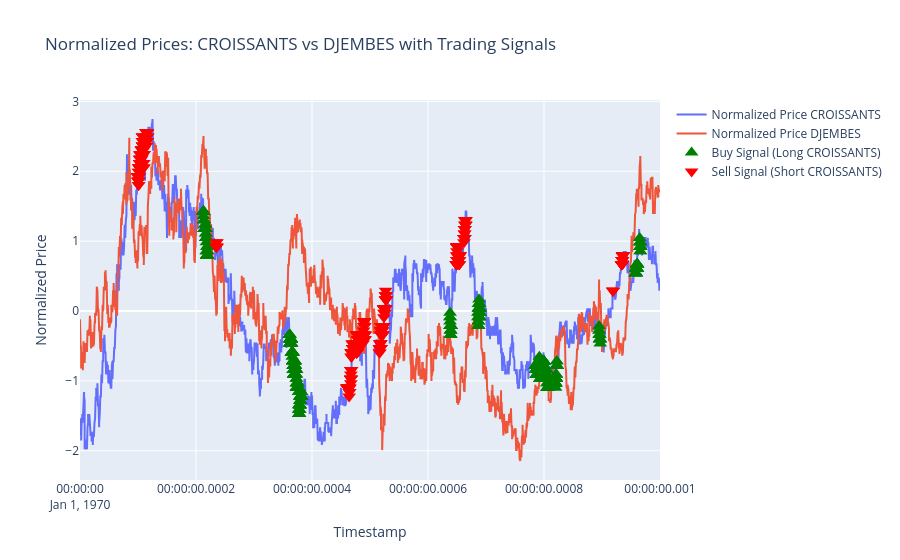
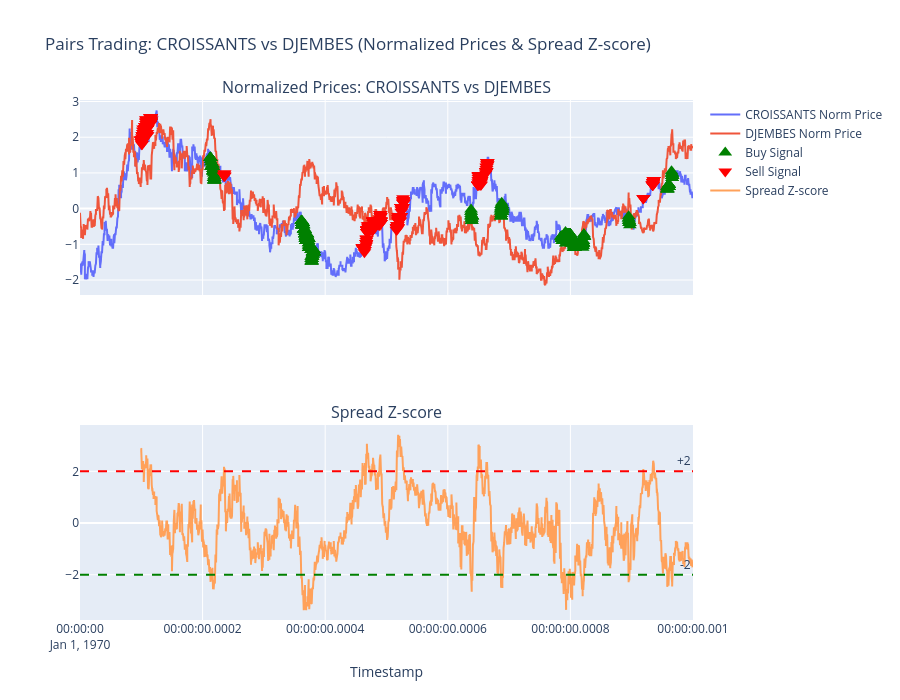

The notebook cell saved with these charts, in order:
### Code cell
# Define your product identifiers (they should match the keys in price_dict)
prod1 = "CROISSANTS"  # Example key for first product
prod2 = "DJEMBES"  # Example key for second product
# "CROISSANTS", "JAMS"
# Assuming price_dict is already defined and contains DataFrames for both products,
# each with at least 'timestamp' and 'mean_price' columns.
df_signals = pairs_trading_two_products(
    prod1, prod2, price_dict, window=1000, z_threshold=2)

### Figure 1 — Plotly figure (JSON) as saved in the notebook; plotly's stock layout.template omitted (floating-point values rounded to 4 significant figures; data arrays with more than 128 entries replaced by an {"elided": "..."} marker saying what was removed)
{"data": [{"mode": "lines", "name": "Normalized Price CROISSANTS", "type": "scatter", "x": {"elided": "10000 str values"}, "y": {"elided": "10000 float values"}}, {"mode": "lines", "name": "Normalized Price DJEMBES", "type": "scatter", "x": {"elided": "10000 str values"}, "y": {"elided": "10000 float values"}}, {"marker": {"color": "green", "size": 12, "symbol": "triangle-up"}, "mode": "markers", "name": "Buy Signal (Long CROISSANTS)", "type": "scatter", "x": {"elided": "628 str values"}, "y": {"elided": "628 float values"}}, {"marker": {"color": "red", "size": 12, "symbol": "triangle-down"}, "mode": "markers", "name": "Sell Signal (Short CROISSANTS)", "type": "scatter", "x": {"elided": "541 str values"}, "y": {"elided": "541 float values"}}], "layout": {"title": {"text": "Normalized Prices: CROISSANTS vs DJEMBES with Trading Signals"}, "xaxis": {"title": {"text": "Timestamp"}}, "yaxis": {"title": {"text": "Normalized Price"}}}}

### Figure 2 — Plotly figure (JSON) as saved in the notebook; plotly's stock layout.template omitted (floating-point values rounded to 4 significant figures; data arrays with more than 128 entries replaced by an {"elided": "..."} marker saying what was removed)
{"data": [{"mode": "lines", "name": "CROISSANTS Norm Price", "type": "scatter", "x": {"elided": "10000 str values"}, "xaxis": "x", "y": {"elided": "10000 float values"}, "yaxis": "y"}, {"mode": "lines", "name": "DJEMBES Norm Price", "type": "scatter", "x": {"elided": "10000 str values"}, "xaxis": "x", "y": {"elided": "10000 float values"}, "yaxis": "y"}, {"marker": {"color": "green", "size": 12, "symbol": "triangle-up"}, "mode": "markers", "name": "Buy Signal", "type": "scatter", "x": {"elided": "628 str values"}, "xaxis": "x", "y": {"elided": "628 float values"}, "yaxis": "y"}, {"marker": {"color": "red", "size": 12, "symbol": "triangle-down"}, "mode": "markers", "name": "Sell Signal", "type": "scatter", "x": {"elided": "541 str values"}, "xaxis": "x", "y": {"elided": "541 float values"}, "yaxis": "y"}, {"mode": "lines", "name": "Spread Z-score", "type": "scatter", "x": {"elided": "10000 str values"}, "xaxis": "x2", "y": {"elided": "10000 float values"}, "yaxis": "y2"}], "layout": {"annotations": [{"font": {"size": 16}, "showarrow": false, "text": "Normalized Prices: CROISSANTS vs DJEMBES", "x": 0.5, "xanchor": "center", "xref": "paper", "y": 1, "yanchor": "bottom", "yref": "paper"}, {"font": {"size": 16}, "showarrow": false, "text": "Spread Z-score", "x": 0.5, "xanchor": "center", "xref": "paper", "y": 0.375, "yanchor": "bottom", "yref": "paper"}, {"showarrow": false, "text": "+2", "x": 1, "xanchor": "right", "xref": "x2 domain", "y": 2, "yanchor": "bottom", "yref": "y2"}, {"showarrow": false, "text": "-2", "x": 1, "xanchor": "right", "xref": "x2 domain", "y": -2, "yanchor": "bottom", "yref": "y2"}], "height": 700, "shapes": [{"line": {"color": "red", "dash": "dash"}, "type": "line", "x0": 0, "x1": 1, "xref": "x2 domain", "y0": 2, "y1": 2, "yref": "y2"}, {"line": {"color": "green", "dash": "dash"}, "type": "line", "x0": 0, "x1": 1, "xref": "x2 domain", "y0": -2, "y1": -2, "yref": "y2"}], "title": {"text": "Pairs Trading: CROISSANTS vs DJEMBES (Normalized Prices & Spread Z-score)"}, "xaxis": {"anchor": "y", "domain": [0, 1], "matches": "x2", "showticklabels": false}, "xaxis2": {"anchor": "y2", "domain": [0, 1], "title": {"text": "Timestamp"}}, "yaxis": {"anchor": "x", "domain": [0.625, 1]}, "yaxis2": {"anchor": "x2", "domain": [0, 0.375]}}}
